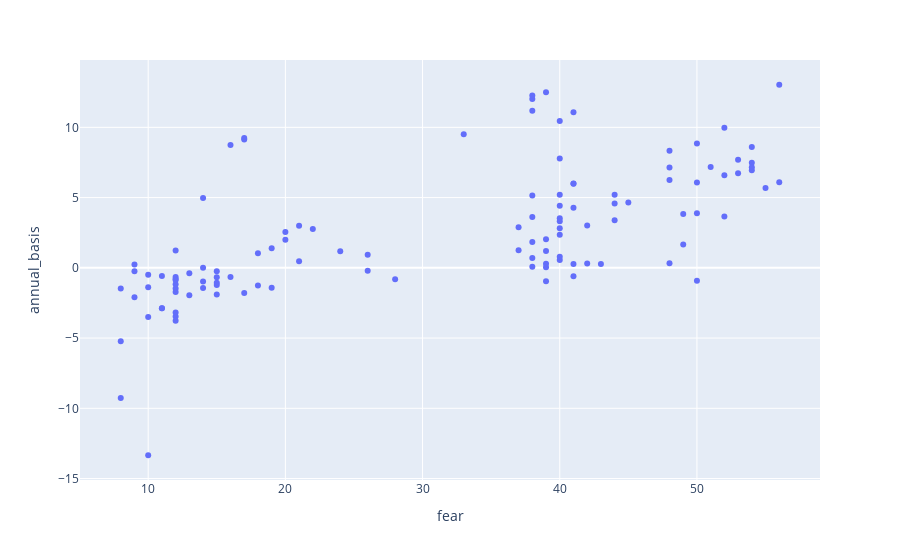

The notebook cell saved with this chart:
### Code cell
import plotly.express as px
from plotly.subplots import make_subplots
import plotly.graph_objects as go

# fig = make_subplots(specs=[[{"secondary_y": True}]])

fig = px.scatter(basis_200626, x="fear", y="annual_basis")

fig.show()

### Figure 1 — Plotly figure (JSON) as saved in the notebook; plotly's stock layout.template omitted (floating-point values rounded to 4 significant figures)
{"data": [{"hovertemplate": "fear=%{x}<br>annual_basis=%{y}<extra></extra>", "legendgroup": "", "marker": {"color": "#636efa", "symbol": "circle"}, "mode": "markers", "name": "", "orientation": "v", "showlegend": false, "type": "scatter", "x": [38, 38, 40, 41, 39, 38, 33, 17, 16, 17, 14, 10, 8, 12, 9, 8, 11, 12, 9, 9, 11, 10, 12, 13, 14, 12, 8, 12, 10, 12, 12, 14, 14, 12, 12, 12, 20, 21, 22, 15, 15, 10, 11, 15, 18, 13, 15, 18, 16, 15, 17, 19, 19, 20, 24, 21, 28, 26, 26, 44, 40, 40, 45, 44, 40, 42, 49, 55, 56, 48, 40, 39, 41, 40, 44, 41, 40, 50, 50, 52, 49, 42, 40, 43, 41, 39, 39, 41, 48, 48, 51, 50, 56, 48, 54, 53, 54, 54, 53, 52, 54, 52, 38, 38, 40, 37, 39, 38, 40, 39, 38, 37, 38, 41, 50], "xaxis": "x", "y": [12.02, 11.19, 10.46, 11.07, 12.51, 12.28, 9.502, 9.135, 8.736, 9.24, 4.968, -13.34, -9.26, -1.466, -2.102, -1.469, -2.872, -1.163, -0.2415, 0.232, -0.5812, -0.4982, -0.6588, -1.957, -1.444, -1.719, -5.231, -3.465, -3.5, -3.761, -3.177, 0.003021, -0.9649, -0.8029, -0.87, 1.239, 2.548, 2.99, 2.761, -0.6726, -1.22, -1.377, -2.873, -1.899, -1.256, -0.3875, -0.2385, 1.03, -0.6597, -1.054, -1.789, -1.411, 1.387, 2.002, 1.177, 0.4699, -0.8119, -0.2057, 0.9381, 4.587, 4.428, 5.199, 4.656, 3.383, 2.355, 3.014, 3.823, 5.684, 6.094, 0.3257, 0.5597, -0.9502, 0.2689, 3.323, 5.202, 5.981, 7.78, 6.073, 3.885, 3.659, 1.655, 0.3077, 0.7936, 0.2806, -0.5989, 0.03785, 2.028, 4.282, 7.147, 8.333, 7.179, 8.842, 13.03, 6.249, 6.946, 7.697, 7.482, 7.158, 6.734, 9.968, 8.595, 6.587, 1.845, 3.621, 3.527, 1.258, 1.19, 0.08289, 2.819, 0.2956, 0.7072, 2.89, 5.155, 5.994, -0.9155], "yaxis": "y"}], "layout": {"legend": {"tracegroupgap": 0}, "margin": {"t": 60}, "xaxis": {"anchor": "y", "domain": [0, 1], "title": {"text": "fear"}}, "yaxis": {"anchor": "x", "domain": [0, 1], "title": {"text": "annual_basis"}}}}
